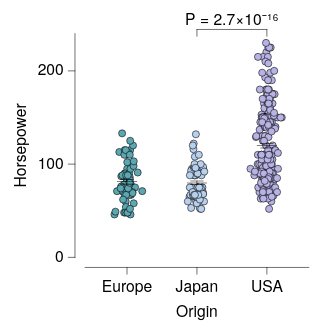

The Vega-Lite source for this figure:
### Vega-Lite specification from a JSON file in a GitHub repository (floating-point values rounded to 4 significant figures; data arrays with more than 128 entries replaced by an {"elided": "..."} marker saying what was removed)
{"background": null, "config": {"arc": {"fill": "#DBDBDB", "fillOpacity": 1.0, "innerRadius": 25.0, "padAngle": 0.03, "stroke": "black", "strokeOpacity": 1, "strokeWidth": 0.25}, "area": {"fill": "#DBDBDB", "fillOpacity": 1.0, "stroke": "black", "strokeOpacity": 1, "strokeWidth": 0.25}, "axis": {"domain": true, "domainCap": "round", "domainColor": "black", "domainWidth": 0.25, "grid": false, "gridCap": "round", "gridColor": "#F1F1F1", "gridDash": [0, 0], "gridOpacity": 1.0, "gridWidth": 0.25, "labelColor": "black", "labelFont": "Helvetica Neue, HelveticaNeue, Helvetica, Arial, sans-serif", "labelFontSize": 7, "labelFontStyle": "normal", "labelFontWeight": 400, "offset": 4.5, "ticks": true, "tickCap": "round", "tickColor": "black", "tickRound": false, "tickSize": 3, "tickWidth": 0.25, "titleColor": "black", "titleFont": "Helvetica Neue, HelveticaNeue, Helvetica, Arial, sans-serif", "titleFontSize": 7, "titleFontStyle": "normal", "titleFontWeight": 400}, "axisX": {"domain": true, "labelAlign": "center", "labelAngle": 0, "labels": true, "ticks": true, "translate": 0}, "axisY": {"domain": true, "labelAlign": "right", "labelAngle": 0, "labels": true, "ticks": true, "translate": 0}, "axisRight": {"domain": true, "labelAlign": "left", "labelAngle": 0, "labels": true, "ticks": true, "translate": 0}, "axisTop": {"domain": true, "labelAlign": "center", "labelAngle": 0, "labels": true, "ticks": true, "translate": 0}, "axisBand": {"tickOffset": 0}, "bar": {"fill": "#DBDBDB", "fillOpacity": 1.0, "stroke": "black", "strokeOpacity": 1, "strokeWidth": 0.25}, "boxplot": {"size": 9.0, "ticks": {"cornerRadius": 0.25, "fill": "black", "opacity": 1, "size": 4.5, "thickness": 0.25}, "box": {"fillOpacity": 1.0, "stroke": "black", "strokeOpacity": 1, "strokeWidth": 0.25}, "median": {"cornerRadius": 0, "fill": "black", "fillOpacity": 1.0, "opacity": 1, "size": 9.0, "thickness": 0.25}, "rule": {"fill": "black", "fillOpacity": 1.0, "size": 10.0, "stroke": "black", "strokeDash": [0, 0], "strokeOpacity": 1, "strokeWidth": 0.25}, "outliers": {"color": "black", "fill": "black", "fillOpacity": 1.0, "size": 0, "stroke": "black", "strokeOpacity": 1, "strokeWidth": 0.25}}, "circle": {"fill": "black", "fillOpacity": 1.0, "size": 1.25, "stroke": null, "strokeOpacity": 1, "strokeWidth": 0.25}, "errorband": {"band": {"fillOpacity": 0.6, "stroke": null, "strokeWidth": 0.25, "strokeOpacity": 1}, "borders": {"opacity": 0, "strokeOpacity": 0.25, "strokeWidth": 1}}, "errorbar": {"opacity": 1, "rule": {"strokeDash": [0, 0], "strokeWidth": 0.25}, "ticks": {"color": "black", "cornerRadius": 0.125, "opacity": 1, "size": 6.0, "thickness": 0.25}, "thickness": 0.25}, "font": "Helvetica Neue, HelveticaNeue, Helvetica, Arial, sans-serif", "geoshape": {"fill": "#DBDBDB", "fillOpacity": 1.0, "stroke": "black", "strokeOpacity": 1, "strokeWidth": 0.25}, "header": {"labelColor": "black", "labelFont": "Helvetica Neue, HelveticaNeue, Helvetica, Arial, sans-serif", "labelFontSize": 7, "labelFontStyle": "normal", "labelFontWeight": 400, "titleColor": "black", "titleFont": "Helvetica Neue, HelveticaNeue, Helvetica, Arial, sans-serif", "titleFontSize": 7, "titleFontStyle": "normal", "titleFontWeight": 400, "titlePadding": 0}, "legend": {"disable": false, "offset": 4.5, "titlePadding": 4, "labelOffset": 2, "gradientLabelOffset": 2, "gradientLength": 50.0, "gradientThickness": 5.0, "gradientOpacity": 1.0, "gradientStrokeColor": "black", "gradientStrokeWidth": 0.25, "labelColor": "black", "labelFont": "Helvetica Neue, HelveticaNeue, Helvetica, Arial, sans-serif", "labelFontSize": 7, "labelFontStyle": "normal", "labelFontWeight": 400, "strokeColor": "black", "strokeWidth": 0, "symbolSize": 42, "symbolStrokeColor": "black", "symbolStrokeWidth": 0.25, "titleColor": "black", "titleFont": "Helvetica Neue, HelveticaNeue, Helvetica, Arial, sans-serif", "titleFontSize": 7, "titleFontStyle": "normal", "titleFontWeight": 400}, "line": {"color": "black", "stroke": "black", "strokeCap": "butt", "strokeDash": [0, 0], "strokeOpacity": 1, "strokeWidth": 0.5}, "point": {"filled": true, "fill": "#DBDBDB", "fillOpacity": 1.0, "size": 5.0, "stroke": "black", "strokeOpacity": 1, "strokeWidth": 0.25}, "range": {"category": ["#5CA7B1", "#B7D0EE", "#B7B3E4", "#B3DAB5", "#F5E1B3", "#3D727B", "#809DC7", "#867DAC", "#80A988", "#CBB17A", "#204148", "#546B94", "#584C77", "#507B5F", "#9D824D"], "diverging": {"scheme": ["#6F572A", "#876E43", "#9E875F", "#B5A17F", "#CABBA2", "#DCD6CC", "#F4F1E9", "#C9D7DA", "#9DBFC6", "#78A5AF", "#558B96", "#36717C", "#1A5762"]}, "heatmap": {"scheme": ["#32022B", "#43044D", "#4C196E", "#4D338C", "#484DA6", "#3A68BB", "#1D83CA", "#1D9CCB", "#23B5C9", "#28CDC5", "#4DE0B4", "#91EE9F"]}, "ordinal": {"scheme": ["#F1F1F1", "#DBDBDB", "#C6C6C6", "#B2B2B2", "#9D9D9D", "#898989", "#767676", "#636363", "#515151", "#404040", "#2F2F2F", "#1F1F1F"]}, "ramp": {"scheme": ["#32022B", "#43044D", "#4C196E", "#4D338C", "#484DA6", "#3A68BB", "#1D83CA", "#1D9CCB", "#23B5C9", "#28CDC5", "#4DE0B4", "#91EE9F"]}}, "rule": {"color": "black", "stroke": "black", "strokeCap": "round", "strokeDash": [2, 2], "strokeOpacity": 1, "strokeWidth": 0.25}, "scale": {"bandPaddingInner": 0.1, "bandPaddingOuter": 0.1, "round": false}, "rect": {"fill": "#DBDBDB", "fillOpacity": 1.0, "stroke": "black", "strokeOpacity": 1, "strokeWidth": 0.25}, "square": {"fill": "#DBDBDB", "fillOpacity": 1.0, "size": 10.0, "stroke": "black", "strokeOpacity": 1, "strokeWidth": 0.25}, "text": {"color": "black", "font": "Helvetica Neue, HelveticaNeue, Helvetica, Arial, sans-serif", "fontSize": 7, "fontStyle": "normal", "fontWeight": 400}, "tick": {"color": "black", "cornerRadius": 0.125, "opacity": 1.0, "size": 9.0, "thickness": 0.25}, "title": {"anchor": "middle", "frame": "group", "color": "black", "font": "Helvetica Neue, HelveticaNeue, Helvetica, Arial, sans-serif", "fontSize": 7, "fontStyle": "normal", "fontWeight": 400, "subtitleColor": "black", "subtitleFont": "Helvetica Neue, HelveticaNeue, Helvetica, Arial, sans-serif", "subtitleFontSize": "Helvetica Neue, HelveticaNeue, Helvetica, Arial, sans-serif", "subtitleFontStyle": "normal", "subtitleFontWeight": 400}, "trail": {"color": "black", "opacity": 1, "size": 0.5}, "view": {"continuousWidth": 100, "continuousHeight": 100, "discreteWidth": 100, "discreteHeight": 100, "fill": null, "stroke": null, "strokeWidth": 0.25}}, "layer": [{"data": {"name": "data-53eecb024a78fdc2be808dcfdc3af7a2"}, "mark": {"type": "circle", "opacity": 1.0, "size": 10.0, "stroke": "black", "strokeOpacity": 1, "strokeWidth": 0.25}, "encoding": {"color": {"field": "Origin", "legend": null, "scale": {"domain": ["Europe", "Japan", "USA"]}, "sort": ["Europe", "Japan", "USA"], "title": null, "type": "nominal"}, "x": {"axis": {}, "field": "Origin", "scale": {"domain": ["Europe", "Japan", "USA"]}, "sort": ["Europe", "Japan", "USA"], "title": "Origin", "type": "nominal"}, "xOffset": {"field": "jitter_x", "scale": {"domain": [-7.33, 7.33], "range": [5.17, 19.83]}, "type": "quantitative"}, "y": {"field": "Horsepower", "title": "Horsepower", "type": "quantitative"}}}, {"data": {"name": "data-6c4882663eaca411296217af4f5e04f9"}, "mark": {"type": "errorbar"}, "encoding": {"x": {"axis": {}, "field": "Origin", "scale": {"domain": ["Europe", "Japan", "USA"]}, "sort": ["Europe", "Japan", "USA"], "title": "Origin", "type": "nominal"}, "y": {"field": "__mean", "title": "Horsepower", "type": "quantitative"}, "yError": {"field": "__error"}}}, {"data": {"name": "data-6c4882663eaca411296217af4f5e04f9"}, "mark": {"type": "tick"}, "encoding": {"x": {"axis": {}, "field": "Origin", "scale": {"domain": ["Europe", "Japan", "USA"]}, "sort": ["Europe", "Japan", "USA"], "title": "Origin", "type": "nominal"}, "y": {"field": "__mean", "title": "Horsepower", "type": "quantitative"}}}, {"layer": [{"layer": [{"data": {"values": [{"x": "USA", "x2": "Japan", "y": 230.0, "__dysonsphere__": 1}]}, "mark": {"type": "rule", "strokeCap": "round", "strokeDash": [0, 0], "strokeWidth": 0.25, "yOffset": -6.0}, "encoding": {"x": {"field": "x", "type": "nominal"}, "x2": {"field": "x2"}, "y": {"field": "y", "type": "quantitative"}}}, {"data": {"values": [{"x": "USA", "y": 230.0, "y2": 230.0, "__dysonsphere__": 1}]}, "mark": {"type": "rule", "strokeCap": "round", "strokeDash": [0, 0], "strokeWidth": 0.25, "y2Offset": -3.0, "yOffset": -6.0}, "encoding": {"x": {"field": "x", "type": "nominal"}, "y": {"field": "y", "type": "quantitative"}, "y2": {"field": "y2"}}}, {"data": {"values": [{"x": "Japan", "y": 230.0, "y2": 230.0, "__dysonsphere__": 1}]}, "mark": {"type": "rule", "strokeCap": "round", "strokeDash": [0, 0], "strokeWidth": 0.25, "y2Offset": -3.0, "yOffset": -6.0}, "encoding": {"x": {"field": "x", "type": "nominal"}, "y": {"field": "y", "type": "quantitative"}, "y2": {"field": "y2"}}}, {"data": {"values": [{"y": 230.0, "label": "P = 2.7×10⁻¹⁶", "__dysonsphere__": 1}]}, "mark": {"type": "text", "align": "center", "dy": -10.0, "fontSize": 7}, "encoding": {"text": {"field": "label", "type": "nominal"}, "x": {"value": 65.62}, "y": {"field": "y", "type": "quantitative"}}}]}], "name": "__dysonsphere_906c71d739e1552c_9"}], "$schema": "https://vega.github.io/schema/vega-lite/v6.4.1.json", "datasets": {"data-53eecb024a78fdc2be808dcfdc3af7a2": {"elided": "400 records"}, "data-6c4882663eaca411296217af4f5e04f9": [{"Origin": "USA", "__mean": 119.9, "__error": 2.529, "__dysonsphere__": 1}, {"Origin": "Europe", "__mean": 81.0, "__error": 2.47, "__dysonsphere__": 1}, {"Origin": "Japan", "__mean": 79.84, "__error": 2.005, "__dysonsphere__": 1}]}}
